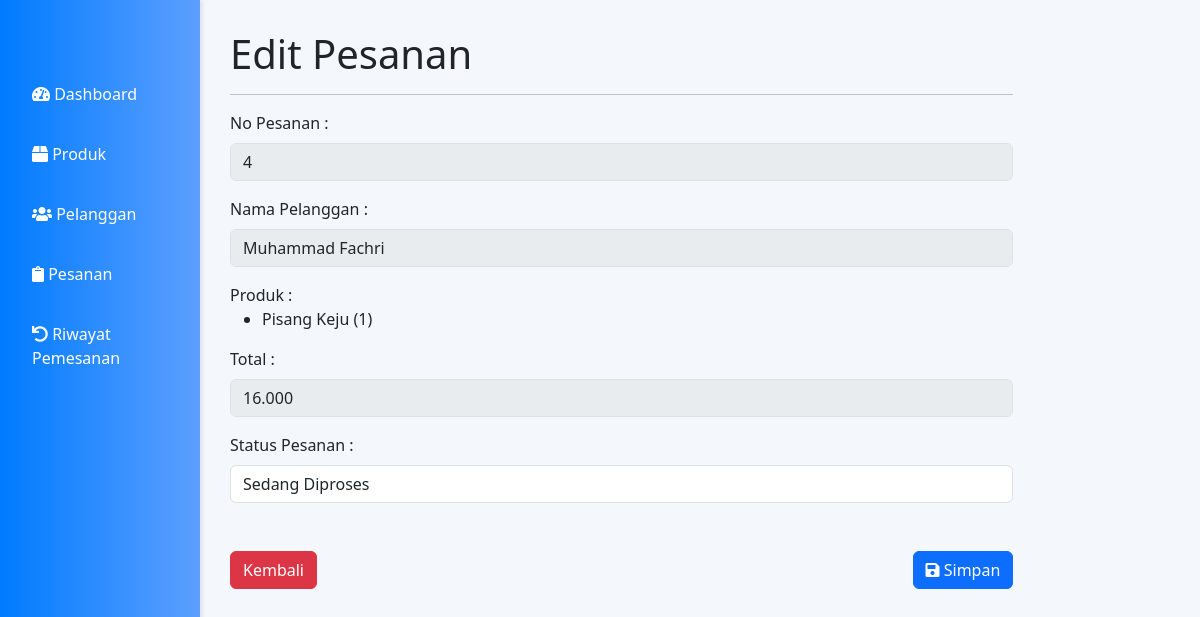
Screenshot of /admin/pesanan_edit.php?order_id=4 (signed in) with the database file from the repository.
### tables this page shows
CREATE TABLE `orders` (
  `order_id` int(11) NOT NULL,
  `cust_id` int(11) NOT NULL,
  `cust_ip` varchar(225) NOT NULL,
  `total` decimal(6,3) DEFAULT NULL,
  `name` varchar(50) NOT NULL,
  `alamat` varchar(100) NOT NULL,
  `phone` varchar(15) DEFAULT NULL,
  `delivery_type` text NOT NULL,
  `payment` text NOT NULL,
  `status` varchar(20) NOT NULL,
  `tanggal_order` datetime DEFAULT NULL,
  `tanggal_selesai` datetime DEFAULT NULL,
  `aktif` tinyint(1) NOT NULL DEFAULT 0
);

### admin/pesanan_edit.php (the view, shortened to what this page needs)
<?php
include "../koneksi/koneksi.php";
if (isset($_GET['order_id'])) {
    $order_id = $_GET['order_id'];
} else {
    die("Pesanan tidak ditemukan.");
}
$query = $conn->query("SELECT
        orders.order_id,
        orders.total,
        orders.name,
        orders.alamat,
        orders.phone,
        orders.status,
        orders.tanggal_order,
        GROUP_CONCAT(items.item_name SEPARATOR ', ') AS produk,
        GROUP_CONCAT(order_items.qty SEPARATOR ', ') AS jumlah
        from orders
        JOIN order_items ON orders.order_id = order_items.order_id
        JOIN items ON order_items.item_id = items.item_id
        WHERE orders.order_id='$order_id'");
$result = $query->fetch(PDO::FETCH_ASSOC);
?>
<!DOCTYPE html>
<html lang="en">
<head>
    <link href="https://cdn.jsdelivr.net/npm/bootstrap@5.3.0/dist/css/bootstrap.min.css" rel="stylesheet" />
    <link rel="stylesheet" href="https://cdnjs.cloudflare.com/ajax/libs/font-awesome/5.15.3/css/all.min.css">
</head>
<body>
    <div class="sidebar">
        <a href="dashboard.php"><i class="fas fa-tachometer-alt"></i> Dashboard</a>
        <a href="produk.php"><i class="fas fa-box"></i> Produk</a>
        <a href="pelanggan.php"><i class="fas fa-users"></i> Pelanggan</a>
        <a href="pesanan.php"><i class="fas fa-clipboard"></i> Pesanan</a>
        <a href="riwayatpemesanan.php"><i class="fas fa-undo"></i> Riwayat Pemesanan</a>
    </div>
    <div class="content">
        <div class="col-sm-9 col-sm-offset-3 col-md-10 col-md-offset-2 main">
            <h1 class="page-header">Edit Pesanan</h1>
            <hr>
            <section class="row">
                <div class="col-md-12">
                    <div class="box box-danger">
                        <form role="form" action="pesanan_editproses.php" method="post">
                            <div class="box-body">
                                <div class="form-group">
                                    <label>No Pesanan :</label>
                                    <input type="text" disabled value="<?php echo $result['order_id']; ?>" name="order_id" class="form-control mt-2">
                                </div>
                                <div class="form-group mt-3">
                                    <label>Nama Pelanggan :</label>
                                    <input type="text" disabled value="<?php echo $result['name']; ?>" name="name" class="form-control mt-2">
                                </div>
                                <div class="form-group mt-3">
                                    <label>Produk :</label>
                                    <ul>
                                        <?php
                                        $produk = explode(', ', $result['produk']);
                                        $jumlah = explode(', ', $result['jumlah']);
                                        foreach ($produk as $key => $value) {
                                            echo '<li>' . $value . ' (' . $jumlah[$key] . ')</li>';
                                        }
                                        ?>
                                    </ul>
                                </div>
                                <div class="form-group mt-3">
                                    <label>Total :</label>
                                    <input type="text" disabled value="<?php echo $result['total']; ?>" name="total" class="form-control mt-2">
                                </div>
                                <?php
                                $status = $result['status'];
                                ?>
                                <div class="form-group mt-3">
                                    <label for="exampleInputPassword1">Status Pesanan :</label>
                                    <select name="status" class="form-control mt-2">
                                        <option value="Sedang Diproses" <?php echo $status == 'Sedang Diproses' ? 'selected' : ''; ?>>Sedang Diproses</option>
                                    </select>
                                </div>
                                <div class="box mt-5" style="display: flex; justify-content: space-between;">
                                    <a href="pesanan.php" class="btn btn-danger">Kembali</a>
                                    <button type="submit" name="simpan" class="btn btn-primary"><i class="fas fa-save"></i> Simpan</button>
                                </div>
                            </div>
                        </form>
                    </div>
                </div>
            </section>
        </div>
    </div>
</body>
</html>

### admin/pesanan_edit.php (style rules this page uses)
.sidebar { height: 100%; width: 200px; position: fixed; z-index: 1; top: 0; left: 0; background: linear-gradient(to right, #007bff, #5c9fff); display: flex; flex-direction: column; padding-top: 70px; box-shadow: 2px 0 5px rgba(0, 0, 0, 0.1); }
.sidebar a { padding: 12px 8px 12px 32px; text-decoration: none; font-size: 16px; color: white; display: block; margin-bottom: 12px; border-radius: 4px; transition: background-color 0.3s ease, transform 0.2s ease; }
.content { margin-left: 200px; padding: 30px; background-color: #f4f7fc; min-height: 100vh; }

### rows the page displays
orders: order_id "4", name "Muhammad Fachri", value "Pisang Keju", key "1", total "16.000", status "Sedang Diproses"
